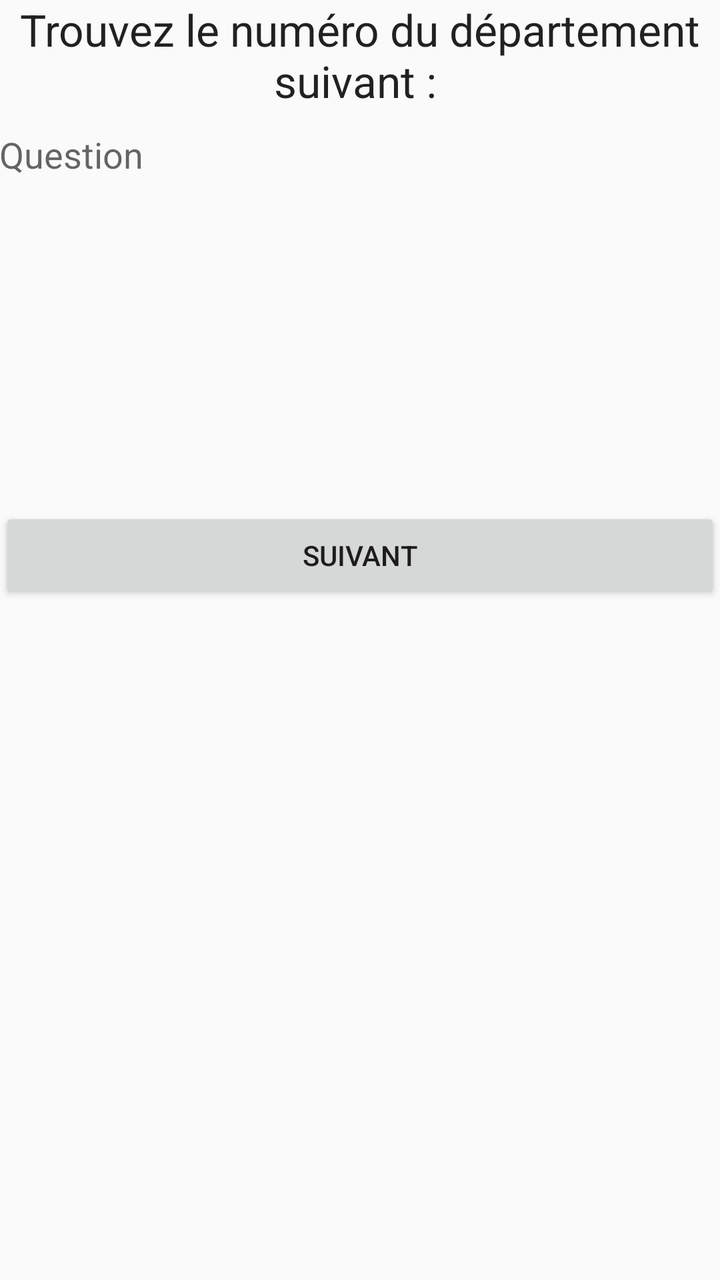
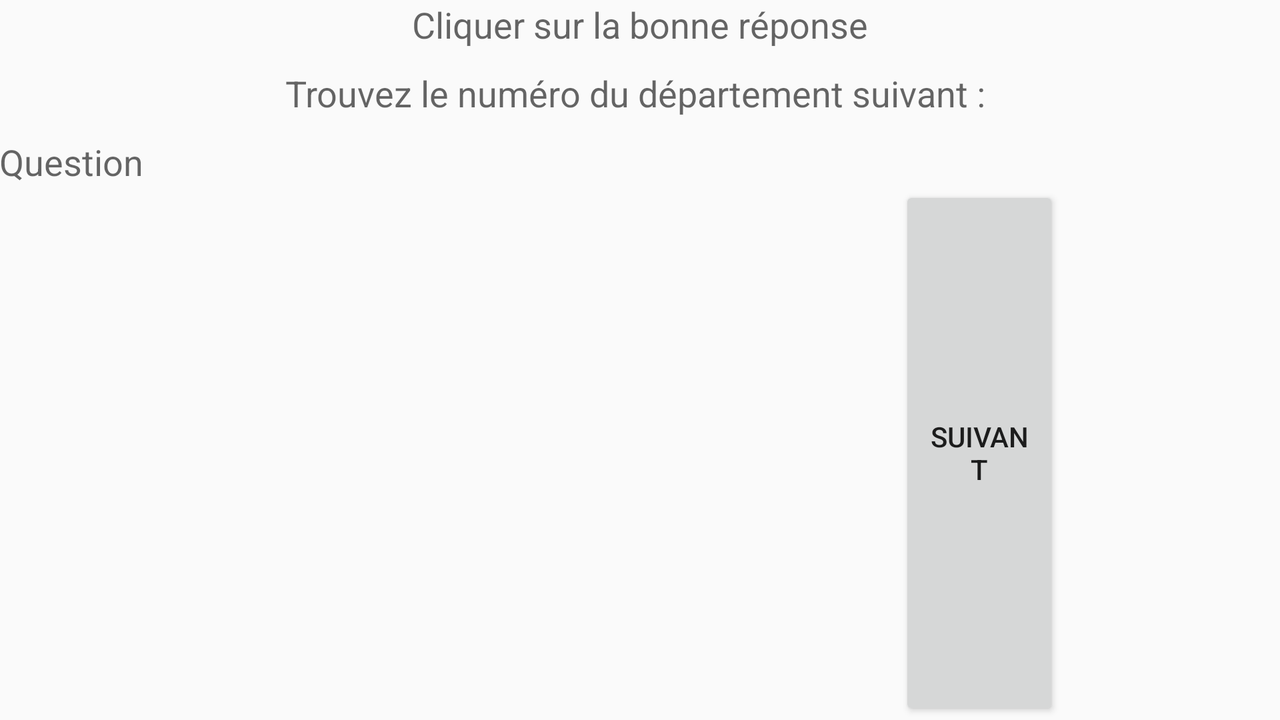

One screen, two layout resources from the same app: the default and the repository's alternative for another configuration. Each is rendered where Android would select it; the XML of both is given below.
<!-- AndroidManifest.xml: application theme AppTheme -->
<!-- res/layout/activity_qcm.xml -->
<RelativeLayout xmlns:android="http://schemas.android.com/apk/res/android"
    xmlns:tools="http://schemas.android.com/tools" android:layout_width="match_parent"
    android:layout_height="match_parent" android:paddingLeft="@dimen/activity_horizontal_margin"
    android:paddingRight="@dimen/activity_horizontal_margin"
    android:paddingTop="@dimen/activity_vertical_margin"
    android:paddingBottom="@dimen/activity_vertical_margin"
    tools:context="fr.kevinsarrazin.eduschool.activity.QCMActivity">

    <LinearLayout
        android:orientation="vertical"
        android:layout_width="fill_parent"
        android:layout_height="fill_parent">

        <TextView
            android:layout_width="wrap_content"
            android:layout_height="wrap_content"
            android:textAppearance="?android:attr/textAppearanceLarge"
            android:text="Trouvez le numéro du département suivant : "
            android:id="@+id/textView6"
            android:layout_gravity="center_horizontal"
            android:layout_marginBottom="10dp"
            android:gravity="center_horizontal" />

        <LinearLayout
            android:orientation="horizontal"
            android:layout_width="fill_parent"
            android:layout_height="wrap_content">

            <TextView
                android:layout_width="wrap_content"
                android:layout_height="wrap_content"
                android:textAppearance="?android:attr/textAppearanceMedium"
                android:text="Question"
                android:id="@+id/txtViewQuestion" />

            <ImageView
                android:layout_width="wrap_content"
                android:layout_height="wrap_content"
                android:id="@+id/imgResult"
                android:layout_gravity="left" />
        </LinearLayout>

        <RadioGroup
            android:layout_width="fill_parent"
            android:layout_height="wrap_content"
            android:id="@+id/RadioGrp"
            android:layout_marginBottom="20dp"
            android:layout_marginTop="20dp"
            android:minHeight="100dp">

        </RadioGroup>

        <TextView
            android:layout_width="wrap_content"
            android:layout_height="wrap_content"
            android:textAppearance="?android:attr/textAppearanceMedium"
            android:id="@+id/txtViewReponse"
            android:layout_gravity="center_horizontal"
            android:textColor="@color/errorColor" />

        <Button
            android:layout_width="fill_parent"
            android:layout_height="wrap_content"
            android:text="Suivant"
            android:id="@+id/btnNext"
            android:onClick="onClickSuivant" />

    </LinearLayout>
</RelativeLayout>
<!-- resources referenced by this layout -->
<resources>
  <!-- from res/values-v21/ -->
  <color name="errorColor">#f00</color>
  <!-- from res/values-v21/ -->
  <style name="AppTheme" parent="android:Theme.Material.Light">
          <item name="android:actionBarStyle">@style/AppTheme.ActionBar</item>
      </style>
  <!-- from res/values-v21/ -->
  <style name="AppTheme.ActionBar" parent="android:Widget.Holo.Light.ActionBar.Solid">
          <item name="android:background">@drawable/action_bar_background</item>
          <item name="android:titleTextStyle">@style/AppTheme.ActionBar.TitleTextStyle</item>
      </style>
  <!-- drawable action_bar_background (drawable) -->
  <layer-list xmlns:android="http://schemas.android.com/apk/res/android" >
  
      <item>
          <shape android:shape="rectangle">
              <stroke android:width="2dp" android:color="#FF000000" />
              <solid android:color="#4183D7" />
          </shape>
      </item>
  
      <item android:bottom="2dp">
          <shape android:shape="rectangle">
              <stroke android:width="2dp" android:color="#4183D7" />
              <solid android:color="#00000000" />
              <padding android:bottom="2dp" />
          </shape>
      </item>
  
  </layer-list>
  <!-- from res/values-v21/ -->
  <style name="AppTheme.ActionBar.TitleTextStyle" parent="@android:style/TextAppearance.Holo.Widget.ActionBar.Title">
          <item name="android:textColor">#FFFFFF</item>
      </style>
</resources>
<!-- res/layout-land/activity_qcm.xml (the repository's variant of the layout above) -->
<!-- drawn on the phone turned sideways -->
<RelativeLayout xmlns:android="http://schemas.android.com/apk/res/android"
    xmlns:tools="http://schemas.android.com/tools" android:layout_width="match_parent"
    android:layout_height="match_parent" android:paddingLeft="@dimen/activity_horizontal_margin"
    android:paddingRight="@dimen/activity_horizontal_margin"
    android:paddingTop="@dimen/activity_vertical_margin"
    android:paddingBottom="@dimen/activity_vertical_margin"
    tools:context="fr.kevinsarrazin.eduschool.activity.QCMActivity">

    <LinearLayout
        android:orientation="vertical"
        android:layout_width="fill_parent"
        android:layout_height="wrap_content"
        android:id="@+id/linearLayout"
        android:gravity="center_horizontal" >

        <TextView
            android:layout_width="wrap_content"
            android:layout_height="wrap_content"
            android:textAppearance="?android:attr/textAppearanceMedium"
            android:text="@string/consigne_qcm"
            android:id="@+id/textView15" />
    </LinearLayout>

    <LinearLayout
        android:orientation="vertical"
        android:layout_marginTop="10dp"
        android:layout_width="fill_parent"
        android:layout_height="fill_parent"
        android:layout_below="@id/linearLayout">

        <TextView
            android:layout_width="wrap_content"
            android:layout_height="wrap_content"
            android:textAppearance="?android:attr/textAppearanceMedium"
            android:text="Trouvez le numéro du département suivant : "
            android:id="@+id/textView6"
            android:layout_gravity="center_horizontal"
            android:layout_marginBottom="10dp"
            android:gravity="center_horizontal" />

        <LinearLayout
            android:orientation="horizontal"
            android:layout_width="fill_parent"
            android:layout_height="wrap_content">

            <TextView
                android:layout_width="wrap_content"
                android:layout_height="wrap_content"
                android:textAppearance="?android:attr/textAppearanceMedium"
                android:text="Question"
                android:id="@+id/txtViewQuestion" />

            <ImageView
                android:layout_width="wrap_content"
                android:layout_height="wrap_content"
                android:id="@+id/imgResult"
                android:layout_marginLeft="40dp" />
        </LinearLayout>

        <LinearLayout
            android:orientation="horizontal"
            android:layout_width="fill_parent"
            android:layout_height="fill_parent">

            <RadioGroup
                android:layout_width="200dp"
                android:layout_height="wrap_content"
                android:id="@+id/RadioGrp"
                android:layout_marginBottom="20dp"
                android:layout_marginTop="20dp"
                android:minHeight="100dp">

            </RadioGroup>

            <TextView
                android:layout_width="wrap_content"
                android:layout_height="wrap_content"
                android:textAppearance="?android:attr/textAppearanceMedium"
                android:id="@+id/txtViewReponse"
                android:layout_gravity="center_vertical"
                android:textColor="@color/errorColor"
                android:layout_marginLeft="50dp" />

            <Button
                android:layout_width="80dp"
                android:layout_height="fill_parent"
                android:text="Suivant"
                android:id="@+id/btnNext"
                android:onClick="onClickSuivant"
                android:layout_marginLeft="200dp" />
        </LinearLayout>

    </LinearLayout>

</RelativeLayout>
<!-- resources referenced by the variant -->
<!-- as the phone turned sideways resolves them -->
<resources>
  <!-- from res/values-v21/ -->
  <color name="errorColor">#f00</color>
  <string name="consigne_qcm">Cliquer sur la bonne réponse</string>
  <!-- from res/values-v21/ -->
  <style name="AppTheme" parent="android:Theme.Material.Light">
          <item name="android:actionBarStyle">@style/AppTheme.ActionBar</item>
      </style>
  <!-- from res/values-v21/ -->
  <style name="AppTheme.ActionBar" parent="android:Widget.Holo.Light.ActionBar.Solid">
          <item name="android:background">@drawable/action_bar_background</item>
          <item name="android:titleTextStyle">@style/AppTheme.ActionBar.TitleTextStyle</item>
      </style>
  <!-- drawable action_bar_background (drawable) -->
  <layer-list xmlns:android="http://schemas.android.com/apk/res/android" >
  
      <item>
          <shape android:shape="rectangle">
              <stroke android:width="2dp" android:color="#FF000000" />
              <solid android:color="#4183D7" />
          </shape>
      </item>
  
      <item android:bottom="2dp">
          <shape android:shape="rectangle">
              <stroke android:width="2dp" android:color="#4183D7" />
              <solid android:color="#00000000" />
              <padding android:bottom="2dp" />
          </shape>
      </item>
  
  </layer-list>
  <!-- from res/values-v21/ -->
  <style name="AppTheme.ActionBar.TitleTextStyle" parent="@android:style/TextAppearance.Holo.Widget.ActionBar.Title">
          <item name="android:textColor">#FFFFFF</item>
      </style>
</resources>
